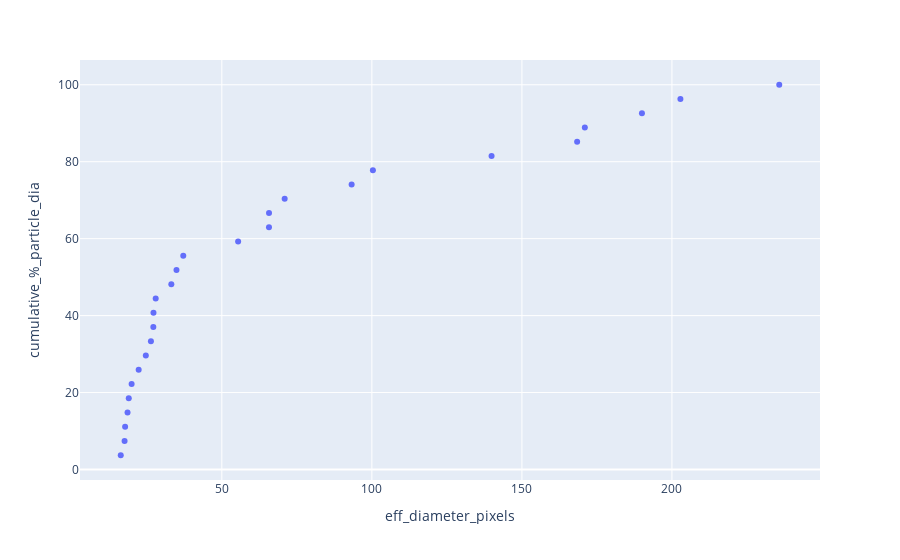

Here is the notebook cell this chart was saved with:
### Code cell
fig_dia = px.scatter(dia_data, x="eff_diameter_pixels", y="cumulative_%_particle_dia")
fig_dia.show()

### Figure 1 — Plotly figure (JSON) as saved in the notebook; plotly's stock layout.template omitted (floating-point values rounded to 4 significant figures)
{"data": [{"hovertemplate": "eff_diameter_pixels=%{x}<br>cumulative_%_particle_dia=%{y}<extra></extra>", "legendgroup": "", "marker": {"color": "#636efa", "symbol": "circle"}, "mode": "markers", "name": "", "orientation": "v", "showlegend": false, "type": "scatter", "x": [16.31, 17.59, 17.77, 18.58, 18.98, 19.93, 22.28, 24.67, 26.37, 27.17, 27.22, 27.96, 33.17, 34.89, 37.15, 55.43, 65.71, 65.73, 70.94, 93.25, 100.3, 139.9, 168.4, 171.0, 190.0, 202.8, 235.8], "xaxis": "x", "y": [3.704, 7.407, 11.11, 14.81, 18.52, 22.22, 25.93, 29.63, 33.33, 37.04, 40.74, 44.44, 48.15, 51.85, 55.56, 59.26, 62.96, 66.67, 70.37, 74.07, 77.78, 81.48, 85.19, 88.89, 92.59, 96.3, 100], "yaxis": "y"}], "layout": {"legend": {"tracegroupgap": 0}, "margin": {"t": 60}, "xaxis": {"anchor": "y", "domain": [0, 1], "title": {"text": "eff_diameter_pixels"}}, "yaxis": {"anchor": "x", "domain": [0, 1], "title": {"text": "cumulative_%_particle_dia"}}}}
